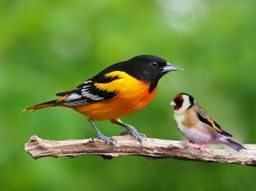
#> input picture images/SC-images/made/SC_birdsonbranch.jpg, 256 x 191 px, shrunk from 500 x 374 before the run
$ python PCA3.py
#> lines starting #> are read from the running program, lines starting #| are printed output that depends on the picture
# -*- coding: utf-8 -*-
"""
Created on Tue Jul 28 12:23:07 2020

@author: anyaj
"""
#from sklearn.datasets import load_sample_image
from sklearn.feature_extraction import image
from sklearn.decomposition import PCA
import cv2
import matplotlib.pyplot as plt
import numpy as np

im = cv2.imread("images/SC-images/made/SC_birdsonbranch.jpg")
#> im is the input picture: shape (191, 256, 3); mean B, G, R 56.9, 137.6, 106.3

def pca(im):
    grayscale_image = cv2.cvtColor(im, cv2.COLOR_BGR2GRAY)
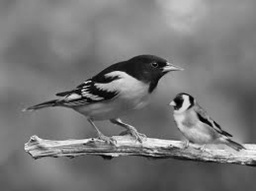
#> grayscale_image: shape (191, 256); min 0, max 250, mean 119.1
    # Create patches of size 25 by 25 and create a matrix from all patches
    patches = image.extract_patches_2d(grayscale_image, (25, 25), random_state = 42)
    # reshape patches into compatible size array
    patches_reshaped = patches.reshape(patches.shape[0],-1)

    #apply PCA at 80%
    pca1 = PCA(.80)
    projected = pca1.fit_transform(patches_reshaped.data)
    denoised_image = pca1.inverse_transform(projected)
    #reconstruct image
    final1=image.reconstruct_from_patches_2d(denoised_image.reshape(-1,25,25), grayscale_image.shape)
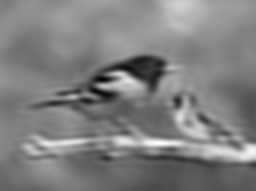
#> final1: shape (191, 256) float64; min -10.98, max 248.4, mean 119.1; drawn with min black and max white
    cv2.imwrite("images/temps/final1.jpg", final1)

    #apply PCA at 90%
    pca2 = PCA(.90)
    projected = pca2.fit_transform(patches_reshaped.data)
    denoised_image = pca2.inverse_transform(projected)
    final2=image.reconstruct_from_patches_2d(denoised_image.reshape(-1,25,25), grayscale_image.shape)
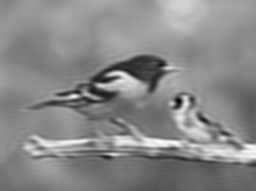
#> final2: shape (191, 256) float64; min -27.83, max 246.3, mean 119.1; drawn with min black and max white
    cv2.imwrite("images/temps/final2.jpg", final2)

    #options to plot on axis
    f = plt.figure()
    f.add_subplot(1,2, 1)
    plt.axis("off")
    plt.imshow(np.rot90(final1,0), cmap="gray")
    f.add_subplot(1,2, 2)
    plt.axis("off")
    plt.imshow(np.rot90(final2,0), cmap="gray")


if __name__ == '__pca__':
    pca()

pca(im)
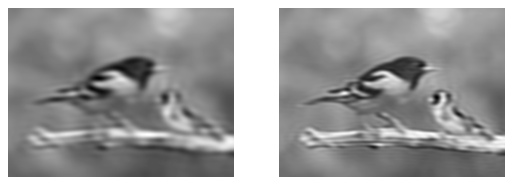
#> figure drawn by matplotlib, 2 panels

$ run again, with images/SC-images/made/SC_beyonceswap.jpg copied over images/SC-images/made/SC_birdsonbranch.jpg
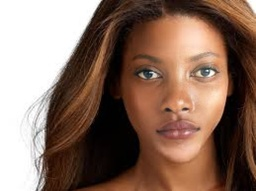
#> input picture images/SC-images/made/SC_beyonceswap.jpg, 256 x 191 px, shrunk from 500 x 374 before the run
#> im is the input picture: shape (191, 256, 3); mean B, G, R 96, 110.1, 137.1
#> in pca, `final1=image.reconstruct_from_patches_2d(denoised_image.reshape(-1,25,..`:
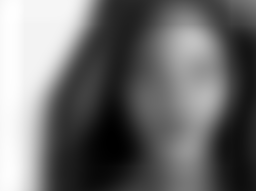
#> final1: shape (191, 256) float64; min 3.01, max 265.7, mean 115.8; drawn with min black and max white
#> projected = 38744 pairs, first value -2782.7 to 3542.5, second value -2216.3 to 1101.6
#> `pca(im)`:
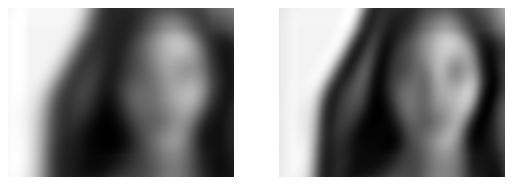
#> figure drawn by matplotlib, 2 panels
